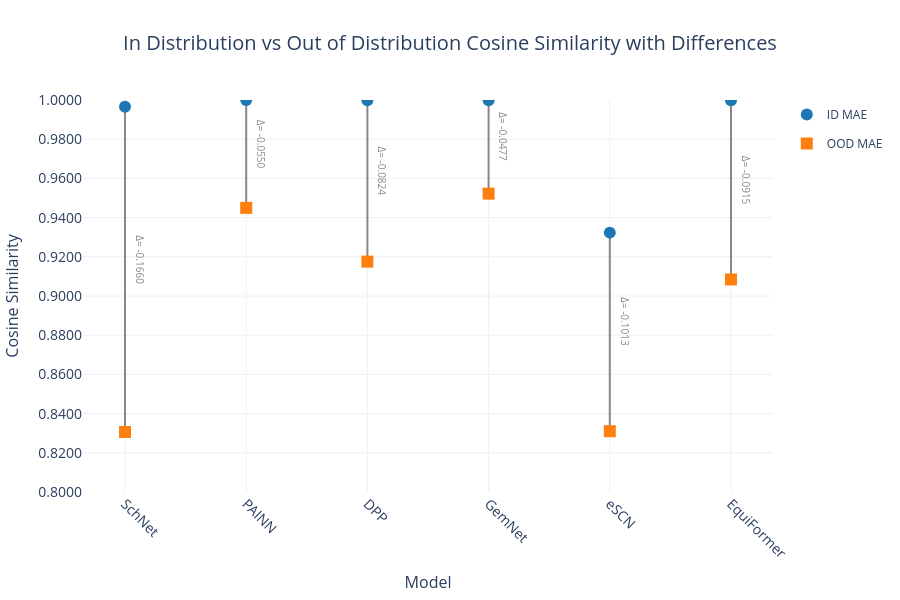

Write notebook code for a chart like this one.
### Code cell
import pandas as pd
import plotly.graph_objects as go

# Read the CSV data
data = pd.read_csv('experiment3_cos.csv')

# Ensure data is clean
data = data.dropna()
data['ID'] = data['ID'].astype(float)
data['OOD'] = data['OOD'].astype(float)
models = data['Name'].tolist()

# Colors
color_id = '#1f77b4'  # Blue for ID
color_ood = '#ff7f0e'  # Orange for OOD
color_line = '#888888'  # Gray for lines and annotations

# Create the dumbbell chart
fig = go.Figure()

# Add lines and points for each model
for i, row in data.iterrows():
    model = row['Name']
    id_mae = row['ID']
    ood_mae = row['OOD']
    # Add connecting line
    fig.add_trace(go.Scatter(
        x=[model, model],
        y=[id_mae, ood_mae],
        mode='lines+markers',
        line=dict(color=color_line, width=2),
        marker=dict(size=12, symbol=['circle', 'square'], color=[color_id, color_ood]),
        name=model,
        showlegend=False
    ))
    # Add difference annotation at midpoint
    diff = ood_mae - id_mae
    mid_y = (id_mae + ood_mae) / 2
    fig.add_annotation(
        x=model,
        y=mid_y,
        text=f'Δ= {diff:.4f}',
        showarrow=False,
        font=dict(size=10, color=color_line),
        yshift=10,
        xshift=15,
        textangle=90
    )

# Add legend traces
fig.add_trace(go.Scatter(
    x=[None], y=[None], mode='markers',
    name='ID MAE', marker=dict(size=12, color=color_id, symbol='circle'),
    legendgroup='ID'
))
fig.add_trace(go.Scatter(
    x=[None], y=[None], mode='markers',
    name='OOD MAE', marker=dict(size=12, color=color_ood, symbol='square'),
    legendgroup='OOD'
))

# Update layout
fig.update_layout(
    title=dict(
        text='In Distribution vs Out of Distribution Cosine Similarity with Differences',
        font=dict(size=20),
        x=0.5,
        xanchor='center'
    ),
    xaxis_title=dict(text='Model', font=dict(size=16)),
    yaxis_title=dict(text='Cosine Similarity', font=dict(size=16)),
    yaxis=dict(
        range=[0.8, 1.0],  # Start at -0.02, pad 10% above max MAE (0.95224)
        tickformat='.4f',  # Format ticks to 4 decimal places
        tickfont=dict(size=14),
        zeroline=True,  # Show zero line for reference
        zerolinecolor='rgba(0,0,0,0.2)',
        zerolinewidth=1
    ),
    xaxis=dict(
        tickangle=45,
        tickfont=dict(size=14)
    ),
    showlegend=True,
    template='plotly_white',
    margin=dict(t=100, b=100, l=80, r=80),  # Increased margins for spacing
    height=600  # Increased height for better visibility
)

# Show and save to HTML
fig.show()
fig.write_html('dumbbell_with_diff_padded_axis.html')

print("Chart generated and saved as 'dumbbell_with_diff_padded_axis.html'")

### Figure 1 — Plotly figure (JSON) as saved in the notebook; plotly's stock layout.template omitted (floating-point values rounded to 4 significant figures)
{"data": [{"line": {"color": "#888888", "width": 2}, "marker": {"color": ["#1f77b4", "#ff7f0e"], "size": 12, "symbol": ["circle", "square"]}, "mode": "lines+markers", "name": "SchNet", "showlegend": false, "type": "scatter", "x": ["SchNet", "SchNet"], "y": [0.9966, 0.8306]}, {"line": {"color": "#888888", "width": 2}, "marker": {"color": ["#1f77b4", "#ff7f0e"], "size": 12, "symbol": ["circle", "square"]}, "mode": "lines+markers", "name": "PAINN", "showlegend": false, "type": "scatter", "x": ["PAINN", "PAINN"], "y": [1.0, 0.945]}, {"line": {"color": "#888888", "width": 2}, "marker": {"color": ["#1f77b4", "#ff7f0e"], "size": 12, "symbol": ["circle", "square"]}, "mode": "lines+markers", "name": "DPP", "showlegend": false, "type": "scatter", "x": ["DPP", "DPP"], "y": [0.9999, 0.9175]}, {"line": {"color": "#888888", "width": 2}, "marker": {"color": ["#1f77b4", "#ff7f0e"], "size": 12, "symbol": ["circle", "square"]}, "mode": "lines+markers", "name": "GemNet", "showlegend": false, "type": "scatter", "x": ["GemNet", "GemNet"], "y": [0.9999, 0.9522]}, {"line": {"color": "#888888", "width": 2}, "marker": {"color": ["#1f77b4", "#ff7f0e"], "size": 12, "symbol": ["circle", "square"]}, "mode": "lines+markers", "name": "eSCN", "showlegend": false, "type": "scatter", "x": ["eSCN", "eSCN"], "y": [0.9323, 0.831]}, {"line": {"color": "#888888", "width": 2}, "marker": {"color": ["#1f77b4", "#ff7f0e"], "size": 12, "symbol": ["circle", "square"]}, "mode": "lines+markers", "name": "EquiFormer", "showlegend": false, "type": "scatter", "x": ["EquiFormer", "EquiFormer"], "y": [0.9999, 0.9084]}, {"legendgroup": "ID", "marker": {"color": "#1f77b4", "size": 12, "symbol": "circle"}, "mode": "markers", "name": "ID MAE", "type": "scatter", "x": [null], "y": [null]}, {"legendgroup": "OOD", "marker": {"color": "#ff7f0e", "size": 12, "symbol": "square"}, "mode": "markers", "name": "OOD MAE", "type": "scatter", "x": [null], "y": [null]}], "layout": {"annotations": [{"font": {"color": "#888888", "size": 10}, "showarrow": false, "text": "Δ= -0.1660", "textangle": 90, "x": "SchNet", "xshift": 15, "y": 0.9136, "yshift": 10}, {"font": {"color": "#888888", "size": 10}, "showarrow": false, "text": "Δ= -0.0550", "textangle": 90, "x": "PAINN", "xshift": 15, "y": 0.9725, "yshift": 10}, {"font": {"color": "#888888", "size": 10}, "showarrow": false, "text": "Δ= -0.0824", "textangle": 90, "x": "DPP", "xshift": 15, "y": 0.9587, "yshift": 10}, {"font": {"color": "#888888", "size": 10}, "showarrow": false, "text": "Δ= -0.0477", "textangle": 90, "x": "GemNet", "xshift": 15, "y": 0.9761, "yshift": 10}, {"font": {"color": "#888888", "size": 10}, "showarrow": false, "text": "Δ= -0.1013", "textangle": 90, "x": "eSCN", "xshift": 15, "y": 0.8817, "yshift": 10}, {"font": {"color": "#888888", "size": 10}, "showarrow": false, "text": "Δ= -0.0915", "textangle": 90, "x": "EquiFormer", "xshift": 15, "y": 0.9542, "yshift": 10}], "height": 600, "margin": {"b": 100, "l": 80, "r": 80, "t": 100}, "showlegend": true, "title": {"font": {"size": 20}, "text": "In Distribution vs Out of Distribution Cosine Similarity with Differences", "x": 0.5, "xanchor": "center"}, "xaxis": {"tickangle": 45, "tickfont": {"size": 14}, "title": {"font": {"size": 16}, "text": "Model"}}, "yaxis": {"range": [0.8, 1], "tickfont": {"size": 14}, "tickformat": ".4f", "title": {"font": {"size": 16}, "text": "Cosine Similarity"}, "zeroline": true, "zerolinecolor": "rgba(0,0,0,0.2)", "zerolinewidth": 1}}}
